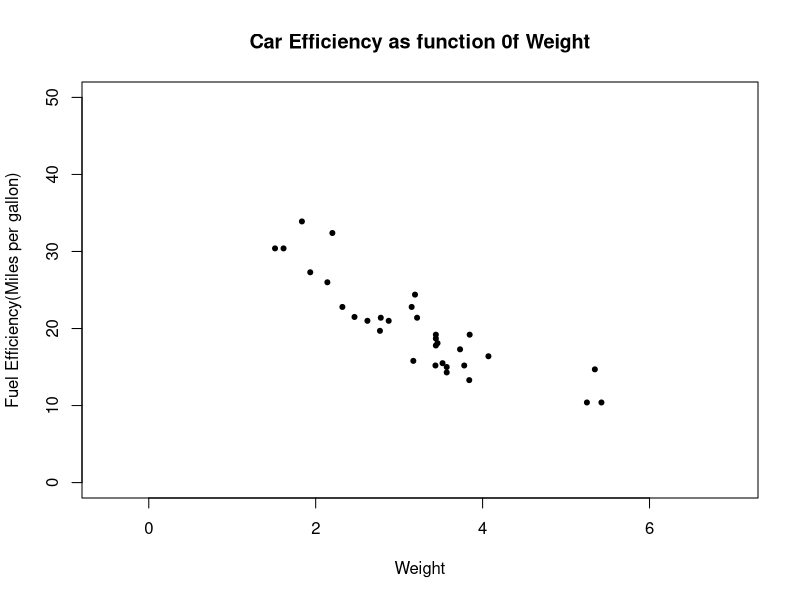

Source code (R):
data(mtcars)
plot(mtcars$wt,mtcars$mpg,
 ylim=c(0,50),
 xlim=c(-0.5,7),
 pch =20,
 main="Car Efficiency as function 0f Weight",
 ylab ="Fuel Efficiency(Miles per gallon)",
 xlab="Weight")


 model <- lm(mtcars$mpg~mtcars$wt)
 summary(model)

 nrow(mtcars)
